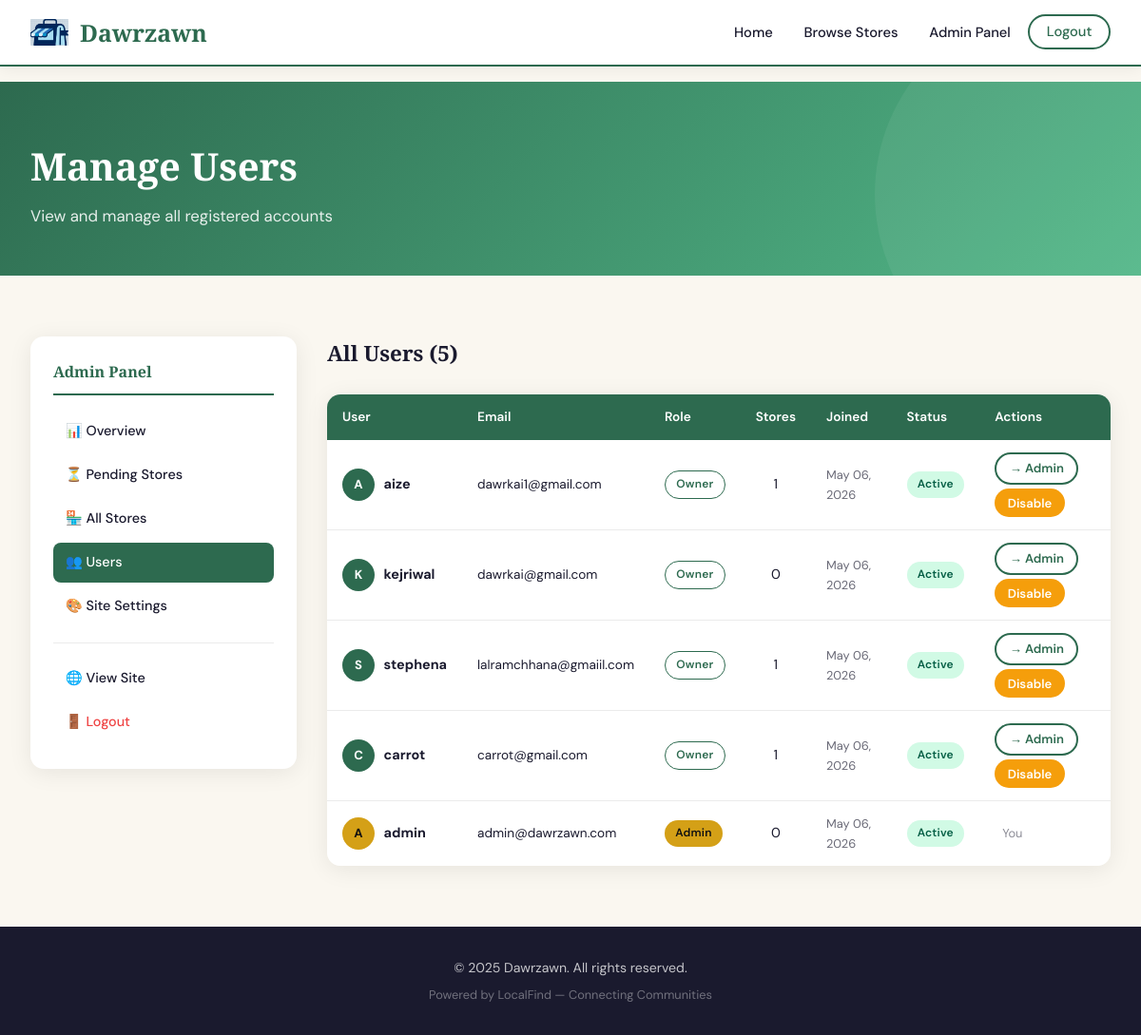
The app's page /admin/users (signed in) with its own data.
### dawr_zawn.py (models this page shows, shortened)
class SiteSettings(db.Model):
    id = db.Column(db.Integer, primary_key=True)
    site_name = db.Column(db.String(150), default='Dawrzawn')
    tagline = db.Column(db.String(300), default='Discover stores in your community')
    primary_color = db.Column(db.String(20), default='#2d6a4f')
    secondary_color = db.Column(db.String(20), default='#52b788')
    accent_color = db.Column(db.String(20), default='#d4a017')
    bg_color = db.Column(db.String(20), default='#faf7f0')
    text_color = db.Column(db.String(20), default='#1a1a2e')
    logo = db.Column(db.String(200), nullable=True)
    maps_api_key = db.Column(db.String(200), default='YOUR_GOOGLE_MAPS_API_KEY')
    footer_text = db.Column(db.String(500), default='© 2025 Dawrzawn. All rights reserved.')

class User(db.Model):
    id = db.Column(db.Integer, primary_key=True)
    username = db.Column(db.String(80), unique=True, nullable=False)
    email = db.Column(db.String(120), unique=True, nullable=False)
    password_hash = db.Column(db.String(200), nullable=False)
    role = db.Column(db.String(20), default='owner')  # 'owner' or 'admin'
    created_at = db.Column(db.DateTime, default=datetime.utcnow)
    stores = db.relationship('Store', backref='owner', lazy=True)
    is_active = db.Column(db.Boolean, default=True)
    @property
    def is_authenticated(self): return True
    def is_admin(self): return self.role == 'admin'

### dawr_zawn.py (the view)
@app.route('/admin/users')
@login_required
@admin_required
def admin_users():
    users = User.query.order_by(User.created_at.desc()).all()
    return render_template('admin_users.html', users=users)

### dawr_zawn.py (called while the page is built)
@login_manager.user_loader
def load_user(user_id):
    return User.query.get(int(user_id))

def admin_required(f):
    @wraps(f)
    def decorated(*args, **kwargs):
        if not current_user.is_authenticated or not current_user.is_admin():
            flash('Admin access required.', 'danger')
            return redirect(url_for('index'))
        return f(*args, **kwargs)
    return decorated

def get_settings():
    s = SiteSettings.query.first()
    if not s:
        s = SiteSettings()
        db.session.add(s)
        db.session.commit()
    return s

@app.context_processor
def inject_settings():
    def store_pending_count():
        return Store.query.filter_by(is_approved=False, is_active=True).count()
    return dict(settings=get_settings(), store_pending_count=store_pending_count)

### templates/admin_users.html (shortened to what this page needs)
{% extends "base.html" %}
{% block content %}
<section class="page-header">
  <div class="container">
    <h1>Manage Users</h1>
    <p>View and manage all registered accounts</p>
  </div>
</section>
<section class="py-4">
  <div class="container two-col">
    <div class="sidebar">
      <p class="sidebar-title">Admin Panel</p>
      <a href="{{ url_for('admin_dashboard') }}" class="sidebar-link">📊 Overview</a>
      <a href="{{ url_for('admin_stores', status='pending') }}" class="sidebar-link">⏳ Pending Stores</a>
      <a href="{{ url_for('admin_stores') }}" class="sidebar-link">🏪 All Stores</a>
      <a href="{{ url_for('admin_users') }}" class="sidebar-link active">👥 Users</a>
      <a href="{{ url_for('admin_settings') }}" class="sidebar-link">🎨 Site Settings</a>
      <hr style="border:none;border-top:1px solid var(--border);margin:1rem 0;">
      <a href="{{ url_for('stores') }}" class="sidebar-link">🌐 View Site</a>
      <a href="{{ url_for('logout') }}" class="sidebar-link" style="color:#ef4444;">🚪 Logout</a>
    </div>
    <div>
      <h2 style="font-family:var(--font-display);font-size:1.4rem;margin-bottom:1.5rem;">All Users ({{ users|length }})</h2>
      <div class="table-wrap">
        <table>
          <thead>
            <tr>
              <th>User</th>
              <th>Email</th>
              <th>Role</th>
              <th>Stores</th>
              <th>Joined</th>
              <th>Status</th>
              <th>Actions</th>
            </tr>
          </thead>
          <tbody>
            {% for user in users %}
            <tr>
              <td>
                <div style="display:flex;align-items:center;gap:0.6rem;">
                  <div style="width:34px;height:34px;border-radius:50%;background:{% if user.is_admin() %}var(--accent){% else %}var(--primary){% endif %};color:{% if user.is_admin() %}#111{% else %}white{% endif %};display:flex;align-items:center;justify-content:center;font-weight:700;font-size:0.82rem;">
                    {{ user.username[0].upper() }}
                  </div>
                  <strong style="font-size:0.9rem;">{{ user.username }}</strong>
                </div>
              </td>
              <td style="font-size:0.85rem;">{{ user.email }}</td>
              <td>
                {% if user.is_admin() %}
                  <span class="badge badge-accent">Admin</span>
                {% else %}
                  <span class="badge badge-outline">Owner</span>
                {% endif %}
              </td>
              <td style="text-align:center;">{{ user.stores|length }}</td>
              <td style="font-size:0.8rem;opacity:0.65;">{{ user.created_at.strftime('%b %d, %Y') }}</td>
              <td>
                {% if user.is_active %}
                  <span class="badge badge-approved">Active</span>
                {% else %}
                  <span class="badge badge-inactive">Disabled</span>
                {% endif %}
              </td>
              <td>
                <div style="display:flex;gap:0.3rem;flex-wrap:wrap;">
                  {% if user.id != current_user.id %}
                  <form method="POST" action="{{ url_for('make_admin', user_id=user.id) }}" style="display:inline;">
                    <button class="btn btn-outline btn-sm" title="Toggle admin role">
                      {% if user.is_admin() %}→ Owner{% else %}→ Admin{% endif %}
                    </button>
                  </form>
                  <form method="POST" action="{{ url_for('toggle_user', user_id=user.id) }}" style="display:inline;"
                        onsubmit="return confirm('Toggle account status for {{ user.username }}?')">
                    <button class="btn btn-sm" style="background:{% if user.is_active %}#f59e0b{% else %}#10b981{% endif %};color:white;border:none;">
                      {% if user.is_active %}Disable{% else %}Enable{% endif %}
                    </button>
                  </form>
                  {% else %}
                  <span style="font-size:0.8rem;opacity:0.5;padding:0.3rem 0.5rem;">You</span>
                  {% endif %}
                </div>
              </td>
            </tr>
            {% endfor %}
          </tbody>
        </table>
      </div>
    </div>
  </div>
</section>
{% endblock %}

### templates/base.html (shortened to what this page needs)
<!DOCTYPE html>
<html lang="en">
<head>
</head>
<body>
<nav>
  <div class="nav-inner">
    <a href="{{ url_for('index') }}" class="nav-brand">
      {% if settings.logo %}
        <img src="{{ url_for('static', filename=settings.logo) }}" alt="Logo">
      {% else %}
        <div class="brand-dot">L</div>
      {% endif %}
      {{ settings.site_name }}
    </a>
    <ul class="nav-links">
      <li><a href="{{ url_for('index') }}">Home</a></li>
      <li><a href="{{ url_for('stores') }}">Browse Stores</a></li>
      {% if current_user.is_authenticated %}
        {% if current_user.is_admin() %}
          <li><a href="{{ url_for('admin_dashboard') }}">Admin Panel
            {% set pending = store_pending_count() %}
          </a></li>
        {% else %}
          <li><a href="{{ url_for('owner_dashboard') }}">My Dashboard</a></li>
          <li><a href="{{ url_for('add_store') }}" class="nav-pill">+ Add Store</a></li>
        {% endif %}
        <li><a href="{{ url_for('logout') }}" class="nav-pill-outline">Logout</a></li>
      {% else %}
        <li><a href="{{ url_for('login') }}">Login</a></li>
        <li><a href="{{ url_for('register') }}" class="nav-pill">Register</a></li>
      {% endif %}
    </ul>
  </div>
</nav>
<main>
  {% block content %}{% endblock %}
</main>
<footer>
  <p>{{ settings.footer_text }}</p>
  <p style="margin-top:0.4rem;font-size:0.8rem;opacity:0.5;">Powered by LocalFind &mdash; Connecting Communities</p>
</footer>
</body>
</html>

### records on screen
SiteSettings: logo (picture), site_name "Dawrzawn", footer_text "© 2025 Dawrzawn. All rights reserved."
User: username "A", username "aize", email "dawrkai1@gmail.com", role "Owner", stores|length "1", created_at "May 06, 2026", is_active "Active"
User: username "K", username "kejriwal", email "dawrkai@gmail.com", role "Owner", stores|length "0", created_at "May 06, 2026", is_active "Active"
User: username "S", username "stephena", email "lalramchhana@gmaiil.com", role "Owner", stores|length "1", created_at "May 06, 2026", is_active "Active"
User: username "C", username "carrot", email "carrot@gmail.com", role "Owner", stores|length "1", created_at "May 06, 2026", is_active "Active"
User: username "A", username "admin", email "admin@dawrzawn.com", role "Admin", stores|length "0", created_at "May 06, 2026", is_active "Active", shows "You"

### other values on screen
{{ users|length }} "5"
